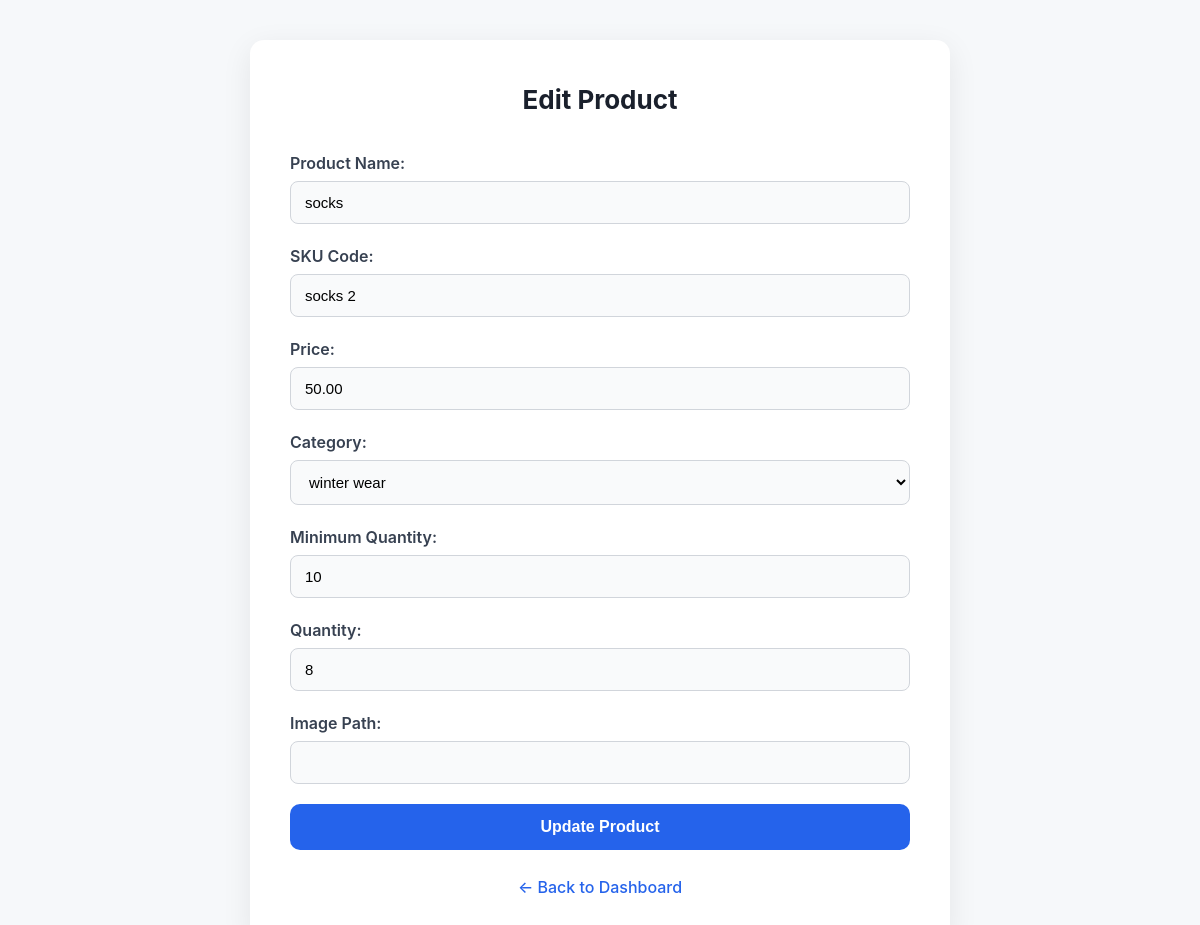
Screenshot of /inventory/edit/3/ with the database file from the repository.
### inventory/models.py (models this page shows, shortened)
class ProductInventory(models.Model):
    name = models.CharField(max_length=255)
    sku_code = models.CharField(max_length=100, unique=True)
    price = models.DecimalField(max_digits=10, decimal_places=2)
    category = models.ForeignKey(Category, on_delete=models.CASCADE)
    minimum_quantity = models.IntegerField(default=10)
    quantity = models.IntegerField()
    image_path = models.ImageField(upload_to='product_images/', blank=True, null=True)  # Using ImageField instead of CharField
    created_at = models.DateTimeField(auto_now_add=True)
    updated_at = models.DateTimeField(auto_now=True)

class Category(models.Model):
    name = models.CharField(max_length=100)

### inventory/views.py (the view, shortened to what this page needs)
# urls.py: path('inventory/edit/<int:product_id>/', views.edit_product_view, name='edit_product'),
def edit_product_view(request, product_id):
    product = get_object_or_404(ProductInventory, id=product_id)
    categories = Category.objects.all()
    context = {
        'product': product,
        'categories': categories
    }
    return render(request, 'edit_product.html', context)

### templates/edit_product.html (shortened to what this page needs)
{% load static %}
<!DOCTYPE html>
<html lang="en">
<head>
    <link rel="stylesheet" href="{% static 'css/add_product_styles.css' %}">
</head>
<body>
    <div class="container">
        <h1>Edit Product</h1>
        <form method="POST">
            <label for="name">Product Name:</label>
            <input type="text" name="name" value="{{ product.name }}" required>
            <label for="sku_code">SKU Code:</label>
            <input type="text" name="sku_code" value="{{ product.sku_code }}" required>
            <label for="price">Price:</label>
            <input type="number" name="price" step="0.01" value="{{ product.price }}" required>
            <label for="category">Category:</label>
            <select name="category" required>
                {% for category in categories %}
                    <option value="{{ category.id }}" {% if product.category.id == category.id %}selected{% endif %}>
                        {{ category.name }}
                    </option>
                {% endfor %}
            </select>
            <label for="minimum_quantity">Minimum Quantity:</label>
            <input type="number" name="minimum_quantity" value="{{ product.minimum_quantity }}" required>
            <label for="quantity">Quantity:</label>
            <input type="number" name="quantity" value="{{ product.quantity }}" required>
            <label for="image_path">Image Path:</label>
            <input type="text" name="image_path" value="{{ product.image_path }}">
            <button type="submit">Update Product</button>
        </form>
        <a href="{% url 'inventory_dashboard' %}">← Back to Dashboard</a>
    </div>
</body>
</html>

### static/css/add_product_styles.css (style rules this page uses)
* { box-sizing: border-box; margin: 0; padding: 0; }
body { font-family: 'Inter', sans-serif; background-color: #f6f8fa; color: #222; line-height: 1.5; padding: 40px 20px; }
.container { max-width: 700px; background: #ffffff; margin: 0 auto; padding: 40px; border-radius: 14px; box-shadow: 0 8px 30px rgba(0, 0, 0, 0.08); }
h1 { font-size: 26px; font-weight: 700; text-align: center; margin-bottom: 32px; color: #1a202c; }
form label { font-weight: 600; margin-bottom: 6px; display: block; color: #374151; }
form input[type="text"], form input[type="number"], form select { width: 100%; padding: 12px 14px; margin-bottom: 20px; border: 1px solid #d1d5db; border-radius: 8px; background-color: #f9fafb; transition: all 0.2s ease; font-size: 15px; }
button[type="submit"] { width: 100%; padding: 14px; background-color: #2563eb; color: white; font-weight: 600; font-size: 16px; border: none; border-radius: 10px; cursor: pointer; transition: background-color 0.2s ease; }
a { display: block; text-align: center; margin-top: 25px; color: #2563eb; font-weight: 500; text-decoration: none; transition: color 0.2s ease; }

### rows the page displays
ProductInventory: name "socks", sku_code "socks 2", price "50.00", category "winter wear", minimum_quantity "10", quantity "8"
